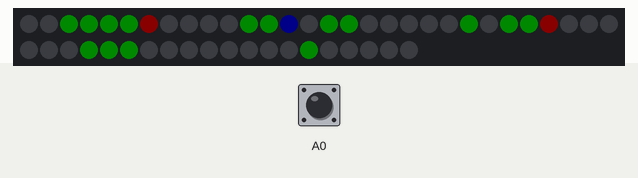
Simulated run of this sketch. Board: Arduino Uno, built with avr-gcc and run on an emulated ATmega328P. Shown: 50 RGB LEDs in strip order, left to right, continuing on the next row. The test bench sets the inputs (shaded band); at power-on: A0 HIGH. Dim RGB values are drawn brighter than linear; random numbers use the default seed unless the sketch sets one.

Above: at 1.28 s.
1.3 s: A0 pulled LOW for 1 s
At 3.7 s:
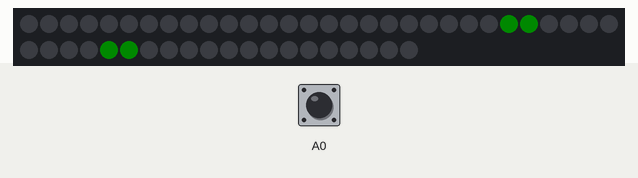
3.8 s: A0 pulled LOW for 0.15 s
At 4.15 s:
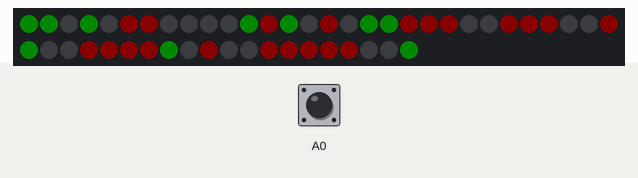
6.1 s: A0 pulled LOW for 0.15 s
At 6.41 s:
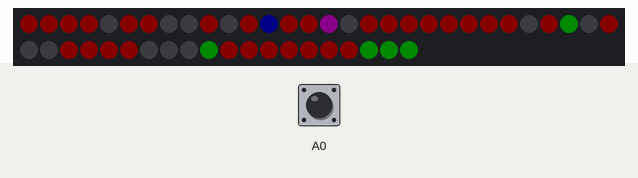
9.2 s: A0 pulled LOW for 1 s
At 9.43 s:
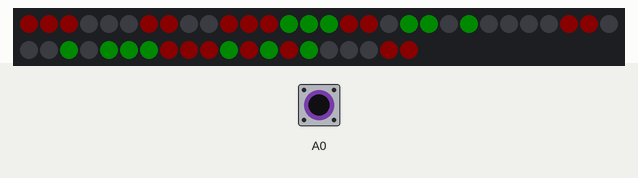

The sketch:

defcon26.ino
```cpp
#include <Adafruit_NeoPixel.h>
#include <RF24.h>
#include "displays.h"

Adafruit_NeoPixel pixels;

uint8_t DRAW_OFFSET = 150;

unsigned long lastDrawTime = 0;
bool needsUpdate = true;

byte id;
bool isMaster;

// For now just place whatever test pattern you want to use here.
void (*mainUpdate) (struct Pixel oldGrid[10][20], struct Pixel newGrid[10][20]) = displays[2].updateFunc;
void (*mainInit) (struct Pixel newGrid[10][20]) = displays[2].initFunc;

void setup() {
  randomSeed(1);

  //Set the pin as an input
  pinMode(A0, INPUT);
  //Turn on the internal pullup
  digitalWrite(A0, HIGH);

  lastDrawTime = millis();
  pixels = Adafruit_NeoPixel(50, 6, NEO_GRB);

  //Initialize the pixels
  pixels.begin();

  //Set the brightness to 16% (1/6th total brightness)
  //Param 1: Brightness from 0 - 255
  pixels.setBrightness(10);

  mainInit(newGrid);
  memcpy(oldGrid,newGrid,sizeof(newGrid));

  // Turn on the pixels, clearing whatever data was on them.
  pixels.show();
}

void loop() {
  // If we haven't calculated our new grid for this draw, do it.
  if (needsUpdate) {
    mainUpdate(oldGrid, newGrid);
    memcpy(oldGrid,newGrid,sizeof(newGrid));
    uint8_t counter = 0;
    for (uint8_t i = 0; i < 5; i++) {
      for (uint8_t j = 0; j < 10; j++) {
        Pixel p = newGrid[i][j];
        pixels.setPixelColor(counter++, p.r, p.g, p.b);
      }
    }
    needsUpdate = false;
  }

  // Wait DRAW_OFFSET number of milliseconds between each draw, to prevent LED flicker.
  unsigned long curTime = millis();
  if (curTime > lastDrawTime + DRAW_OFFSET) {
    lastDrawTime = curTime;
    pixels.show();
    needsUpdate = true;
  }
}
```

displays.h
```cpp
#ifndef DISPLAYS_H_   /* Include guard */
#define DISPLAYS_H_
#include "pixel.h"

unsigned int state = 0;

void sampleInit(struct Pixel newGrid[10][20]);
void sampleUpdate(struct Pixel oldGrid[10][20], struct Pixel newGrid[10][20]);
void scrollUpdate(struct Pixel oldGrid[10][20], struct Pixel newGrid[10][20]);

void conwayInit(struct Pixel newGrid[10][20]);
void conwayUpdate(struct Pixel oldGrid[10][20], struct Pixel newGrid[10][20]);

struct Display {
  void (*updateFunc) (struct Pixel oldGrid[10][20], struct Pixel newGrid[10][20]);
  void (*initFunc) (struct Pixel newGrid[10][20]);
};

// We have 1kb of ROM, so shove everything we can in there.
// This stores all the functions we can use.
PROGMEM const struct Display displays[] =
{
  {&sampleUpdate,&sampleInit},
  {&scrollUpdate,&sampleInit},
  {&conwayUpdate,&conwayInit}
};

void sampleInit(struct Pixel newGrid[10][20]) {
  state = 0;
  memset(newGrid,0,sizeof(newGrid));
}

void sampleUpdate(struct Pixel oldGrid[10][20], struct Pixel newGrid[10][20]) {
  for (uint8_t i = 0; i < 5; i++) {
    for (uint8_t j = 0; j < 10; j++) {
      newGrid[i][j].r = newGrid[i][j].g = newGrid[i][j].b = 0;
      unsigned long type = random(0, 3);
      switch (type) {
      case 0:
        newGrid[i][j].r = 255;
        break;
      case 1:
        newGrid[i][j].g = 255;
        break;
      case 2:
        newGrid[i][j].b = 255;
        break;
      }
    }
  }
}

void scrollUpdate(struct Pixel oldGrid[10][20], struct Pixel newGrid[10][20]) {

  uint8_t stateTable[] = {0,1,1,2,9,0,3,3,9,0,4,4,9,9,0,1,1,9,0,1,1,0,9,0,5,6,0,9,7,3,10,9,2,3,3,8,9,9,9,6,6,6,9,9,9};

  // Generator
  newGrid[5][19].g = (((letterSlices[stateTable[state]] >> 4) & 0b1) * 150);
  newGrid[6][19].g = ((letterSlices[stateTable[state]] >> 3) & 0b1) * 150;
  newGrid[7][19].g = ((letterSlices[stateTable[state]] >> 2) & 0b1) * 150;
  newGrid[8][19].g = ((letterSlices[stateTable[state]] >> 1) & 0b1) * 150;
  newGrid[9][19].g = ((letterSlices[stateTable[state]] >> 0) & 0b1) * 150;

  // Fourth and third screens
  for(int8_t i = 18; i >= 0; i--) {
    newGrid[5][i] = oldGrid[5][i+1];
    newGrid[6][i] = oldGrid[6][i+1];
    newGrid[7][i] = oldGrid[7][i+1];
    newGrid[8][i] = oldGrid[8][i+1];
    newGrid[9][i] = oldGrid[9][i+1];
  }

  // Wrap-around to second screen
  newGrid[0][19] = oldGrid[5][0];
  newGrid[1][19] = oldGrid[6][0];
  newGrid[2][19] = oldGrid[7][0];
  newGrid[3][19] = oldGrid[8][0];
  newGrid[4][19] = oldGrid[9][0];

  // First and second screen
  for(int8_t i = 18; i >= 0; i--) {
    newGrid[0][i] = oldGrid[0][i+1];
    newGrid[1][i] = oldGrid[1][i+1];
    newGrid[2][i] = oldGrid[2][i+1];
    newGrid[3][i] = oldGrid[3][i+1];
    newGrid[4][i] = oldGrid[4][i+1];
  }

  state++;

  if(state > 44) {
    state = 0;
  }
}

void conwayInit(struct Pixel newGrid[10][20]) {
	memset(newGrid, 0, sizeof(newGrid));
	newGrid[1][4].g = 255;
	newGrid[1][5].g = 255;
	newGrid[2][3].g = 255;
	newGrid[2][4].g = 255;
	newGrid[3][4].g = 255;
}

void conwayUpdate(struct Pixel oldGrid[10][20], struct Pixel newGrid[10][20]) {
	if (!digitalRead(A0)) {
		for (uint8_t i = 0; i < 10; i++) {
			for (uint8_t j = 0; j < 20; j++) {
				if (random(0, 2)) {
					oldGrid[i][j].g = 255;
				}
			}
		}
	}


	for (uint8_t i = 0; i < 10; i++) {
		for (uint8_t j = 0; j < 20; j++) {
			bool isAlive = oldGrid[i][j].g == 255;
			uint8_t iMinusOne = i > 0 ? i - 1 : 9;
			uint8_t iPlusOne = i + 1 < 10 ? i + 1 : 0;
			uint8_t jMinusOne = j > 0 ? j - 1 : 19;
			uint8_t jPlusOne = j + 1 < 20 ? j + 1 : 0;

			int numNeighbors = 0;
			numNeighbors += oldGrid[iMinusOne][j].g == 255;
			numNeighbors += oldGrid[iMinusOne][jMinusOne].g == 255;
			numNeighbors += oldGrid[iMinusOne][jPlusOne].g == 255;
			numNeighbors += oldGrid[iPlusOne][j].g == 255;
			numNeighbors += oldGrid[iPlusOne][jMinusOne].g == 255;
			numNeighbors += oldGrid[iPlusOne][jPlusOne].g == 255;
			numNeighbors += oldGrid[i][jMinusOne].g == 255;
			numNeighbors += oldGrid[i][jPlusOne].g == 255;


			if (!isAlive && numNeighbors == 3) newGrid[i][j].g = 255;
			else if (isAlive && numNeighbors <= 1) newGrid[i][j].g = 0;
			else if (isAlive && numNeighbors > 3) newGrid[i][j].g = 0;
			else newGrid[i][j].g = isAlive ? 255 : 0;
		}
	}

	for (uint8_t i = 0; i < 10; i++) {
		for (uint8_t j = 0; j < 20; j++) {
			newGrid[i][j].r = 0;
			newGrid[i][j].b = 0;
			if (oldGrid[i][j].g == 255 && newGrid[i][j].g != 255) newGrid[i][j].r = 255;
			if (oldGrid[i][j].r == 255 && newGrid[i][j].g != 255) newGrid[i][j].b = 255;
		}
	}
}
#endif // DISPLAYS_H_
```

pixel.h
```cpp
#include <Arduino.h>

const uint8_t letterSlices[] =
{
  0b00011111,
  0b00010001,
  0b00001110,
  0b00010101,
  0b00010100,
  0b00001000,
  0b00000100,
  0b00010011,
  0b00000010,
  0b00000000,
  0b00001001
};

struct Pixel {
  uint8_t r;
  uint8_t g;
  uint8_t b;
};

struct Pixel oldGrid[10][20];
struct Pixel newGrid[10][20];
```

Measured:
- after the input at 3.8 s, the LEDs: change after 0.28 s (image 2)
